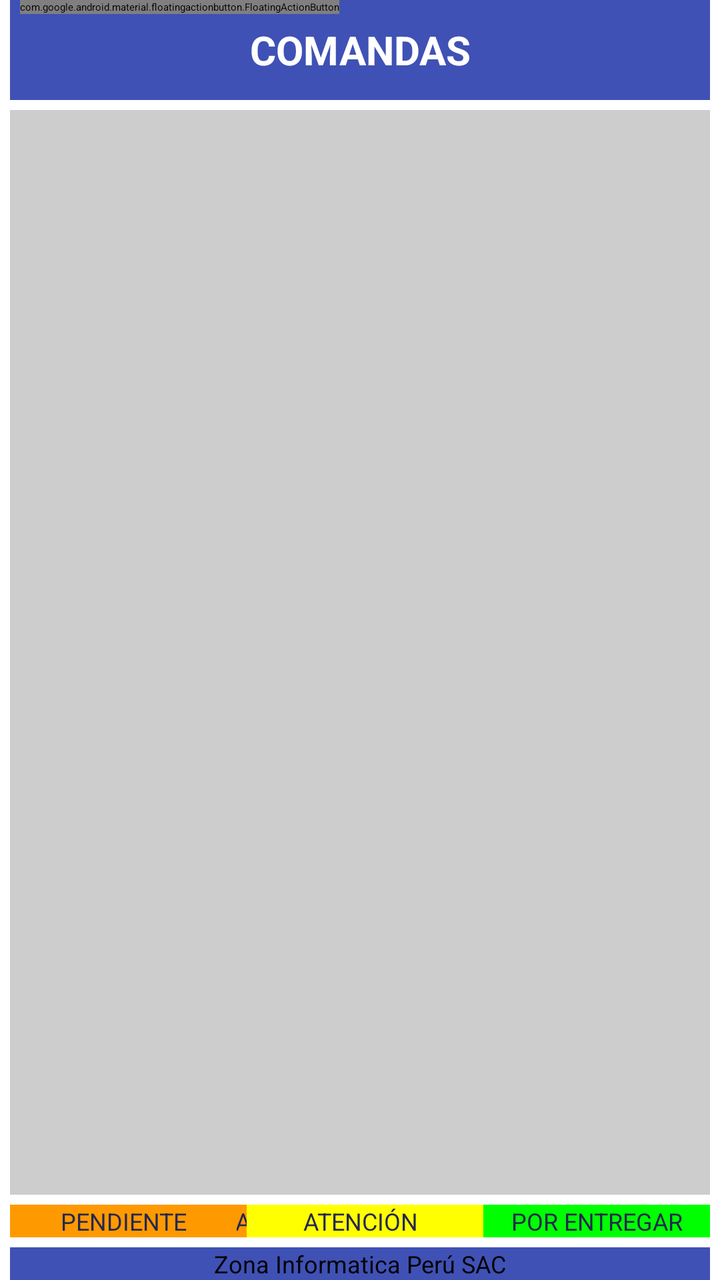
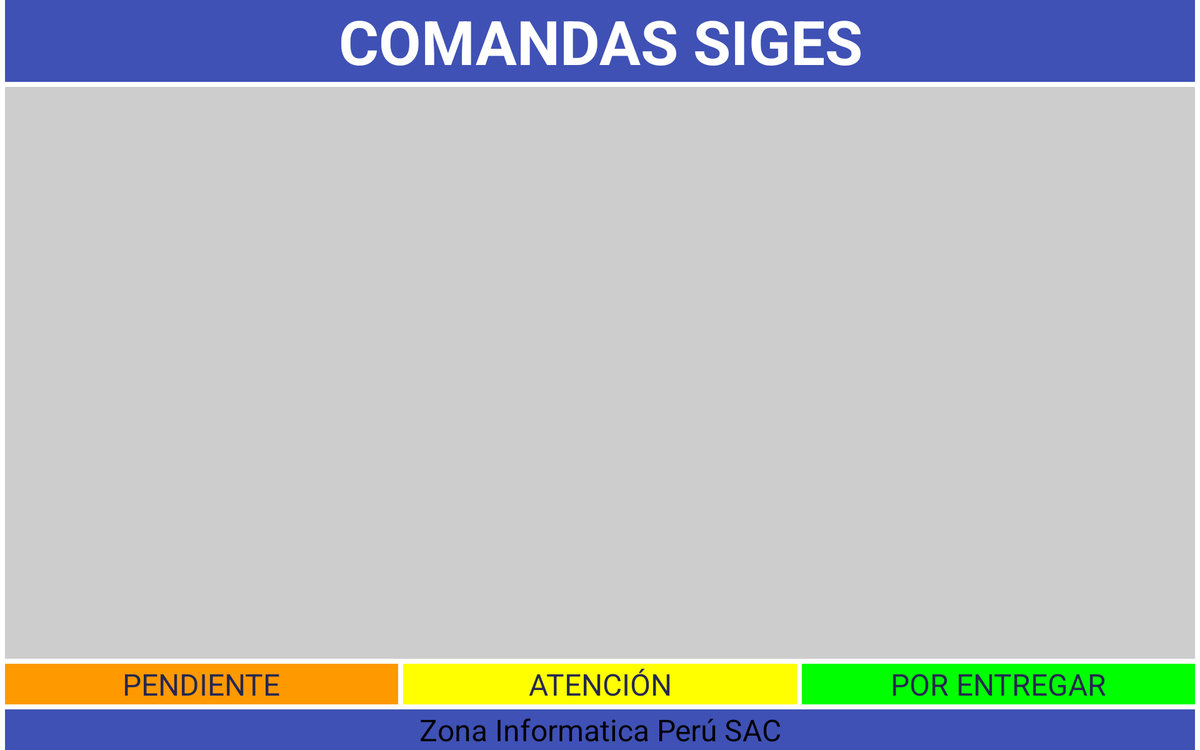

Two renders of one Android screen. The first uses the default layout on a phone; the second uses the alternative layout the repository ships for a different screen configuration, on a matching device. The two XML files are below.
<!-- AndroidManifest.xml: application theme Theme.Responsive -->
<!-- res/layout/app_bar_main.xml -->
<?xml version="1.0" encoding="utf-8"?>
<androidx.constraintlayout.widget.ConstraintLayout xmlns:android="http://schemas.android.com/apk/res/android"
    xmlns:app="http://schemas.android.com/apk/res-auto"
    xmlns:tools="http://schemas.android.com/tools"
    android:id="@+id/coordinator_layout"
    android:layout_width="match_parent"
    android:layout_height="match_parent"
    tools:context=".MainActivity">
    <androidx.recyclerview.widget.RecyclerView
        android:id="@+id/rv1"
        android:layout_width="0dp"
        android:layout_height="0dp"
        android:layout_marginStart="5dp"
        android:layout_marginTop="5dp"
        android:layout_marginEnd="5dp"
        android:background="#CDCDCD"
        android:focusable="true"
        android:descendantFocusability="afterDescendants"
        android:focusableInTouchMode="true"
        android:orientation="horizontal"
        app:layout_constraintBottom_toTopOf="@+id/estados_totales"
        app:layout_constraintEnd_toEndOf="parent"
        app:layout_constraintStart_toStartOf="parent"
        app:layout_constraintTop_toBottomOf="@+id/textcomandassiges">
    </androidx.recyclerview.widget.RecyclerView>
    <TextView
        android:id="@+id/textcomandassiges"
        android:layout_width="0dp"
        android:layout_height="50dp"
        android:layout_marginStart="5dp"
        android:layout_marginEnd="5dp"
        android:background="#3F51B5"
        android:gravity="center"
        android:text="COMANDAS"
        android:textAlignment="center"
        android:textColor="@color/white"
        android:textSize="20sp"
        android:textStyle="bold"
        app:layout_constraintEnd_toEndOf="parent"
        app:layout_constraintStart_toStartOf="parent"
        app:layout_constraintTop_toTopOf="parent"
        app:layout_constraintBottom_toTopOf="@id/rv1"/>
    <ImageButton
        android:id="@+id/btnreload"
        android:layout_width="50dp"
        android:layout_height="50dp"
        android:onClick="recargarconboton"
        android:scaleType="centerInside"
        app:layout_constraintBottom_toBottomOf="@id/textcomandassiges"
        app:layout_constraintEnd_toEndOf="@id/textcomandassiges"
        app:layout_constraintStart_toStartOf="@id/textcomandassiges"
        app:layout_constraintTop_toTopOf="parent"
        app:layout_constraintHorizontal_bias="1"
        app:srcCompat="@drawable/historico"
        android:background="@drawable/transparent_background"/>

    <androidx.constraintlayout.widget.ConstraintLayout
        android:id="@+id/estados_totales"
        android:layout_width="match_parent"
        android:layout_height="wrap_content"
        app:layout_constraintEnd_toEndOf="parent"
        app:layout_constraintStart_toStartOf="parent"
        app:layout_constraintBottom_toTopOf="@+id/empresa"
        app:layout_constraintTop_toBottomOf="@+id/rv1">
        <androidx.constraintlayout.widget.ConstraintLayout
            android:id="@+id/estados_historico"
            android:layout_width="0dp"
            android:layout_height="wrap_content"
            android:layout_marginTop="5dp"
            app:layout_constraintEnd_toEndOf="parent"
            app:layout_constraintStart_toStartOf="parent"
            app:layout_constraintBottom_toBottomOf="parent"
            app:layout_constraintTop_toTopOf="parent">
            <TextView
                android:id="@+id/entregadas"
                android:layout_width="0dp"
                android:layout_height="wrap_content"
                android:background="#FF9900"
                android:layout_marginStart="5dp"
                android:text="ENTREGADA"
                android:textAlignment="center"
                android:textColor="#252850"
                android:textSize="12sp"
                app:layout_constraintEnd_toStartOf="@id/anuladas"
                app:layout_constraintStart_toStartOf="parent"
                app:layout_constraintTop_toTopOf="parent"
                app:layout_constraintBottom_toBottomOf="parent"
                />

            <TextView
                android:id="@+id/anuladas"
                android:layout_width="0dp"
                android:layout_height="wrap_content"
                android:layout_marginStart="5dp"
                android:layout_marginEnd="5dp"
                android:background="#FFFF00"
                android:text="ANULADA"
                android:textAlignment="center"
                android:textColor="#252850"
                android:textSize="12sp"
                app:layout_constraintEnd_toEndOf="parent"
                app:layout_constraintStart_toEndOf="@id/entregadas"
                app:layout_constraintTop_toTopOf="parent"
                app:layout_constraintBottom_toBottomOf="parent">

            </TextView>
        </androidx.constraintlayout.widget.ConstraintLayout>
    <androidx.constraintlayout.widget.ConstraintLayout
        android:id="@+id/estados"
        android:layout_width="0dp"
        android:layout_height="wrap_content"
        android:layout_marginTop="5dp"
        app:layout_constraintEnd_toEndOf="parent"
        app:layout_constraintStart_toStartOf="parent"
        app:layout_constraintBottom_toBottomOf="parent"
        app:layout_constraintTop_toTopOf="parent">
        <TextView
            android:id="@+id/pendiente"
            android:layout_width="0dp"
            android:layout_height="wrap_content"
            android:background="#FF9900"
            android:layout_marginStart="5dp"
            android:text="PENDIENTE"
            android:textAlignment="center"
            android:textColor="#252850"
            android:textSize="12sp"
            app:layout_constraintEnd_toStartOf="@id/atencion"
            app:layout_constraintStart_toStartOf="parent"
            app:layout_constraintTop_toTopOf="parent"
            app:layout_constraintBottom_toBottomOf="parent"
            />

        <TextView
            android:id="@+id/atencion"
            android:layout_width="0dp"
            android:layout_height="wrap_content"
            android:layout_marginStart="5dp"
            android:layout_marginEnd="5dp"
            android:background="#FFFF00"
            android:text="ATENCIÓN"
            android:textAlignment="center"
            android:textColor="#252850"
            android:textSize="12sp"
            app:layout_constraintTop_toTopOf="parent"
            app:layout_constraintBottom_toBottomOf="parent"
            app:layout_constraintEnd_toStartOf="@id/entrega"
            app:layout_constraintStart_toEndOf="@id/pendiente">

        </TextView>

        <TextView
            android:id="@+id/entrega"
            android:layout_width="0dp"
            android:layout_height="wrap_content"
            android:layout_marginEnd="5dp"
            android:background="#00FF00"
            android:text="POR ENTREGAR"
            android:textAlignment="center"
            android:textColor="#252850"
            android:textSize="12sp"
            app:layout_constraintEnd_toEndOf="parent"
            app:layout_constraintStart_toEndOf="@id/atencion"
            app:layout_constraintTop_toTopOf="parent"
            app:layout_constraintBottom_toBottomOf="parent"
            />
    </androidx.constraintlayout.widget.ConstraintLayout>
    </androidx.constraintlayout.widget.ConstraintLayout>
    <TextView
        android:id="@+id/empresa"
        android:layout_width="0dp"
        android:layout_height="wrap_content"
        android:layout_marginStart="5dp"
        android:layout_marginEnd="5dp"
        android:layout_marginTop="5dp"
        android:background="#3F51B5"
        android:text="Zona Informatica Perú SAC"
        android:textAlignment="center"
        android:textColor="#000000"
        android:textSize="12sp"
        app:layout_constraintVertical_bias="0.99"
        app:layout_constraintBottom_toBottomOf="parent"
        app:layout_constraintEnd_toEndOf="parent"
        app:layout_constraintStart_toStartOf="parent"
        app:layout_constraintTop_toBottomOf="@id/estados_totales"
        />
    <androidx.constraintlayout.widget.ConstraintLayout
        android:id="@+id/menucontenedorflotante"
        android:layout_width="wrap_content"
        android:layout_height="wrap_content"
        android:minHeight="50dp"

        android:layout_marginStart="10dp"
        app:layout_constraintTop_toTopOf="parent"
        app:layout_constraintStart_toStartOf="parent">
        <com.google.android.material.floatingactionbutton.FloatingActionButton
            android:id="@+id/menuflotante"
            android:layout_width="wrap_content"
            android:layout_height="wrap_content"
            android:layout_marginEnd="12dp"
            android:layout_marginBottom="12dp"
            android:tint="@color/white"
            app:backgroundTint="@color/colorSuccess"
            app:fabSize="mini"
            app:layout_constraintTop_toTopOf="parent"
            app:layout_constraintStart_toStartOf="parent"
            app:maxImageSize="20dp"
            app:srcCompat="@drawable/recurso_1"
            app:tint="@color/white" />
        <com.google.android.material.floatingactionbutton.FloatingActionButton
            android:id="@+id/btnconexionflotante"
            android:layout_width="wrap_content"
            android:layout_height="wrap_content"
            android:layout_marginTop="12dp"
            app:fabSize="mini"
            android:tint="@color/white"
            app:backgroundTint="@color/colorSuccess"
            app:layout_constraintTop_toBottomOf="@id/menuflotante"
            app:layout_constraintEnd_toEndOf="@id/menuflotante"
            app:maxImageSize="20dp"
            app:srcCompat="@drawable/conexion"
            app:tint="@color/white"
            android:visibility="invisible"/>
        <TextView
            android:id="@+id/tvconexion"
            android:layout_width="wrap_content"
            android:layout_height="wrap_content"
            android:elevation="8dp"
            android:paddingHorizontal="10dp"
            android:paddingVertical="8dp"
            android:layout_marginStart="10dp"
            android:text="Conexión"
            android:textColor="@color/black"
            android:textSize="12dp"
            android:textStyle="bold"
            android:background="@drawable/fab_text_bg"
            app:layout_constraintBottom_toBottomOf="@id/btnconexionflotante"
            app:layout_constraintStart_toEndOf="@id/btnconexionflotante"
            app:layout_constraintTop_toTopOf="@id/btnconexionflotante"
            android:visibility="invisible"/>
        <com.google.android.material.floatingactionbutton.FloatingActionButton
            android:id="@+id/btnfiltrosflotante"
            android:layout_width="wrap_content"
            android:layout_height="wrap_content"
            android:layout_marginTop="12dp"
            android:tint="@color/white"
            app:backgroundTint="@color/colorSuccess"
            app:layout_constraintTop_toBottomOf="@id/btnconexionflotante"
            app:layout_constraintEnd_toEndOf="@id/btnconexionflotante"
            app:maxImageSize="20dp"
            app:fabSize="mini"
            app:srcCompat="@drawable/check"
            app:tint="@color/white"
            android:visibility="invisible"/>
        <TextView
            android:id="@+id/tvfiltros"
            android:layout_width="wrap_content"
            android:layout_height="wrap_content"
            android:elevation="8dp"
            android:paddingHorizontal="10dp"
            android:paddingVertical="8dp"
            android:layout_marginStart="10dp"
            android:text="Filtros"
            android:textColor="@color/black"
            android:textSize="12dp"
            android:textStyle="bold"
            android:background="@drawable/fab_text_bg"
            app:layout_constraintBottom_toBottomOf="@id/btnfiltrosflotante"
            app:layout_constraintStart_toEndOf="@id/btnfiltrosflotante"
            app:layout_constraintTop_toTopOf="@id/btnfiltrosflotante"
            android:visibility="invisible"/>
        <com.google.android.material.floatingactionbutton.FloatingActionButton
            android:id="@+id/btncoloresflotante"
            android:layout_width="wrap_content"
            android:layout_height="wrap_content"
            android:layout_marginTop="12dp"
            app:backgroundTint="@color/colorSuccess"
            app:layout_constraintTop_toBottomOf="@id/btnfiltrosflotante"
            app:layout_constraintEnd_toEndOf="@id/btnfiltrosflotante"
            app:maxImageSize="20dp"
            app:fabSize="mini"
            app:srcCompat="@drawable/pincel"
            app:tint="@color/white"
            android:visibility="invisible"/>
        <TextView
            android:id="@+id/tvcolores"
            android:layout_width="wrap_content"
            android:layout_height="wrap_content"
            android:elevation="8dp"
            android:paddingHorizontal="10dp"
            android:paddingVertical="8dp"
            android:layout_marginStart="10dp"
            android:text="Diseño"
            android:textColor="@color/black"
            android:textSize="12dp"
            android:textStyle="bold"
            android:background="@drawable/fab_text_bg"
            app:layout_constraintBottom_toBottomOf="@id/btncoloresflotante"
            app:layout_constraintStart_toEndOf="@id/btncoloresflotante"
            app:layout_constraintTop_toTopOf="@id/btncoloresflotante"
            android:visibility="invisible"/>
    </androidx.constraintlayout.widget.ConstraintLayout>
</androidx.constraintlayout.widget.ConstraintLayout>
<!-- resources referenced by this layout -->
<resources>
  <color name="black">#FF000000</color>
  <color name="colorSuccess">#4BB543</color>
  <color name="white">#FFFFFFFF</color>
  <!-- drawable check: vector/xml drawable (drawable, 3934 chars, omitted) -->
  <!-- drawable conexion: vector/xml drawable (drawable, 5988 chars, omitted) -->
  <!-- drawable fab_text_bg (drawable) -->
  <?xml version="1.0" encoding="utf-8"?>
  <shape xmlns:android="http://schemas.android.com/apk/res/android"
      android:shape="rectangle">
  
      <stroke android:color="@color/colorSuccess"
          android:width="3dp"/>
      <corners android:radius="12dp"/>
      <solid android:color="@color/white"/>
  
  </shape>
  <!-- drawable historico: png bitmap (drawable, 420020 bytes) -->
  <!-- drawable pincel (drawable) -->
  <vector xmlns:android="http://schemas.android.com/apk/res/android"
      android:width="580.81dp"
      android:height="580.8dp"
      android:viewportWidth="580.81"
      android:viewportHeight="580.8">
    <path
        android:pathData="M578.67,540.08H540.08L420.29,420.29S475.12,352.74 538,432.43C564.75,466.28 574.91,509.16 578.67,540.08Z"
        android:fillColor="#434343"/>
    <path
        android:pathData="M540.08,540.08h-105c-0.9,-0.67 -1.78,-1.36 -2.66,-2.06 -79.67,-62.91 -12.14,-117.73 -12.14,-117.73Z"
        android:fillColor="#1c1c1c"/>
    <path
        android:pathData="M344.19,344.19 L2.83,2.83C22.5,-16.84 139.31,68.05 263.73,192.47c42.47,42.47 80.32,84 111,121.18Z"
        android:fillColor="#ffd10e"/>
    <path
        android:pathData="M313.67,374.73l61.06,-61.06l82.9,82.9l-61.06,61.06z"
        android:fillColor="#5c5b5b"/>
    <path
        android:pathData="M350.04,421.25l71.24,-71.24l14.45,14.45l-71.24,71.24z"
        android:fillColor="#807f7f"/>
    <path
        android:pathData="M344.55,405.59l61.46,-61.46l10.58,10.58l-61.46,61.46z"
        android:fillColor="#434343"/>
    <path
        android:pathData="M192.48,263.72C68.06,139.3 -16.84,22.5 2.83,2.83L344.19,344.19l-30.53,30.54C276.53,344.05 235,306.19 192.48,263.72Z"
        android:fillColor="#fcb514"/>
    <path
        android:pathData="M578.67,540.08H435.09c59.87,45.16 145.59,40.6 145.59,40.6A260.07,260.07 0,0 0,578.67 540.08Z"
        android:fillColor="#ec2986"/>
  </vector>
  <!-- drawable recurso_1: vector/xml drawable (drawable, 2020 chars, omitted) -->
  <!-- drawable transparent_background (drawable) -->
  <?xml version="1.0" encoding="utf-8"?>
  <shape xmlns:android="http://schemas.android.com/apk/res/android"
      android:shape="rectangle">
      <solid android:color="#00000000" /> 
  </shape>
</resources>
<!-- res/layout-w1240dp/app_bar_main.xml (the author's variant of the layout above) -->
<!-- drawn on a large tablet held sideways -->
<?xml version="1.0" encoding="utf-8"?>
<androidx.constraintlayout.widget.ConstraintLayout xmlns:android="http://schemas.android.com/apk/res/android"
    xmlns:app="http://schemas.android.com/apk/res-auto"
    xmlns:tools="http://schemas.android.com/tools"
    android:id="@+id/coordinator_layout"
    android:layout_width="match_parent"
    android:layout_height="match_parent"
    tools:context=".MainActivity">
    <androidx.recyclerview.widget.RecyclerView
        android:id="@+id/rv1"
        android:layout_width="0dp"
        android:layout_height="0dp"
        android:layout_marginStart="5dp"
        android:layout_marginTop="5dp"
        android:layout_marginEnd="5dp"
        android:background="#CDCDCD"
        android:focusable="true"
        android:descendantFocusability="afterDescendants"
        android:focusableInTouchMode="true"
        android:orientation="horizontal"

        app:layout_constraintBottom_toTopOf="@+id/estados"
        app:layout_constraintEnd_toEndOf="parent"
        app:layout_constraintStart_toStartOf="parent"
        app:layout_constraintTop_toBottomOf="@+id/textcomandassiges">
    </androidx.recyclerview.widget.RecyclerView>
    <TextView
        android:id="@+id/textcomandassiges"
        android:layout_width="0dp"
        android:layout_height="wrap_content"
        android:layout_marginStart="5dp"
        android:layout_marginEnd="5dp"
        android:background="#3F51B5"
        android:gravity="center"
        android:text="COMANDAS SIGES"
        android:textAlignment="center"
        android:textColor="@color/white"
        android:textSize="65sp"
        android:textStyle="bold"
        app:layout_constraintEnd_toEndOf="parent"
        app:layout_constraintStart_toStartOf="parent"
        app:layout_constraintTop_toTopOf="parent"
        app:layout_constraintBottom_toTopOf="@id/rv1"/>
    <ImageButton
        android:id="@+id/btnreload"
        android:layout_width="80dp"
        android:layout_height="80dp"
        android:onClick="recargarconboton"
        android:scaleType="centerInside"
        app:layout_constraintBottom_toBottomOf="@id/textcomandassiges"
        app:layout_constraintEnd_toEndOf="@id/textcomandassiges"
        app:layout_constraintStart_toStartOf="@id/textcomandassiges"
        app:layout_constraintTop_toTopOf="parent"
        app:layout_constraintHorizontal_bias="1"
        app:srcCompat="@drawable/pngwing_com"
        />
    <ImageButton
        android:id="@+id/btncolor"
        android:layout_width="80dp"
        android:layout_height="80dp"
        android:onClick="recargarconboton"
        android:scaleType="centerInside"
        app:layout_constraintBottom_toBottomOf="@id/textcomandassiges"
        app:layout_constraintEnd_toEndOf="@id/textcomandassiges"
        app:layout_constraintStart_toEndOf="@id/btnconfig"
        app:layout_constraintTop_toTopOf="parent"
        app:layout_constraintHorizontal_bias="0"
        app:srcCompat="@drawable/painting"
        />
    <ImageButton
        android:id="@+id/btnconfig"
        android:layout_width="80dp"
        android:layout_height="80dp"
        android:scaleType="centerInside"
        app:layout_constraintBottom_toBottomOf="@id/textcomandassiges"
        app:layout_constraintEnd_toEndOf="@id/textcomandassiges"
        app:layout_constraintStart_toStartOf="@id/textcomandassiges"
        app:layout_constraintTop_toTopOf="@id/textcomandassiges"
        app:layout_constraintHorizontal_bias="0"
        app:srcCompat="@drawable/pngaaa_com_371772" />



    <androidx.constraintlayout.widget.ConstraintLayout
        android:id="@+id/estados"
        android:layout_width="0dp"
        android:layout_height="wrap_content"
        android:layout_marginTop="5dp"
        app:layout_constraintEnd_toEndOf="parent"
        app:layout_constraintStart_toStartOf="parent"
        app:layout_constraintBottom_toTopOf="@id/empresa"
        app:layout_constraintTop_toBottomOf="@+id/rv1">
        <TextView
            android:id="@+id/pendiente"
            android:layout_width="0dp"
            android:layout_height="wrap_content"
            android:background="#FF9900"
            android:layout_marginStart="5dp"
            android:text="PENDIENTE"
            android:textAlignment="center"
            android:textColor="#252850"
            android:textSize="32sp"
            app:layout_constraintEnd_toStartOf="@id/atencion"
            app:layout_constraintStart_toStartOf="parent"
            app:layout_constraintTop_toTopOf="parent"
            app:layout_constraintBottom_toBottomOf="parent"
            />

        <TextView
            android:id="@+id/atencion"
            android:layout_width="0dp"
            android:layout_height="wrap_content"
            android:layout_marginStart="5dp"
            android:layout_marginEnd="5dp"
            android:background="#FFFF00"
            android:text="ATENCIÓN"
            android:textAlignment="center"
            android:textColor="#252850"
            android:textSize="32sp"
            app:layout_constraintTop_toTopOf="parent"
            app:layout_constraintBottom_toBottomOf="parent"
            app:layout_constraintEnd_toStartOf="@id/entrega"
            app:layout_constraintStart_toEndOf="@id/pendiente">

        </TextView>

        <TextView
            android:id="@+id/entrega"
            android:layout_width="0dp"
            android:layout_height="wrap_content"
            android:layout_marginEnd="5dp"
            android:background="#00FF00"
            android:text="POR ENTREGAR"
            android:textAlignment="center"
            android:textColor="#252850"
            android:textSize="32sp"
            app:layout_constraintEnd_toEndOf="parent"
            app:layout_constraintStart_toEndOf="@id/atencion"
            app:layout_constraintTop_toTopOf="parent"
            app:layout_constraintBottom_toBottomOf="parent"
            />
    </androidx.constraintlayout.widget.ConstraintLayout>


    <TextView
        android:id="@+id/empresa"
        android:layout_width="0dp"
        android:layout_height="wrap_content"
        android:layout_marginStart="5dp"
        android:layout_marginEnd="5dp"
        android:layout_marginTop="5dp"
        android:background="#3F51B5"
        android:text="Zona Informatica Perú SAC"
        android:textAlignment="center"
        android:textColor="#000000"
        android:textSize="32sp"
        app:layout_constraintVertical_bias="0.99"
        app:layout_constraintBottom_toBottomOf="parent"
        app:layout_constraintEnd_toEndOf="parent"
        app:layout_constraintStart_toStartOf="parent"
        app:layout_constraintTop_toBottomOf="@id/estados"
        />



</androidx.constraintlayout.widget.ConstraintLayout>
<!-- resources referenced by the variant -->
<!-- as a large tablet held sideways resolves them -->
<resources>
  <color name="white">#FFFFFFFF</color>
  <!-- drawable painting: png bitmap (drawable, 712509 bytes) -->
</resources>
